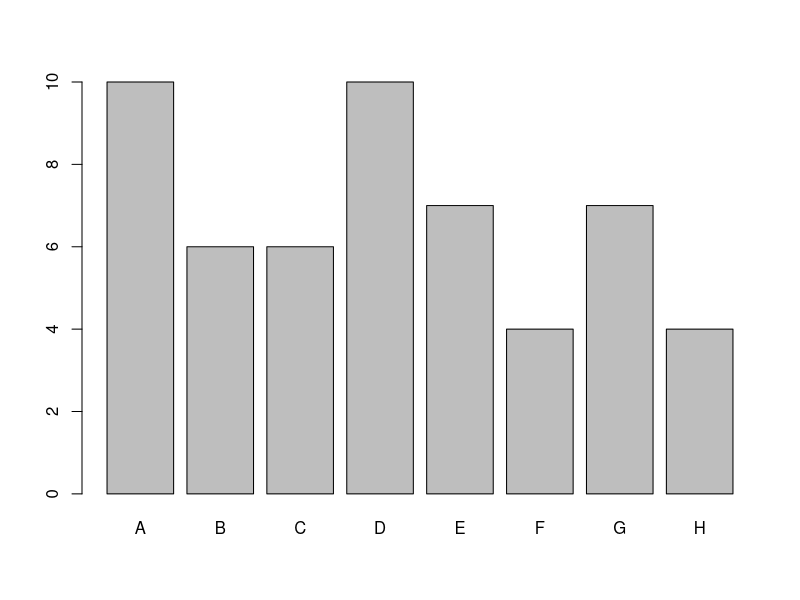
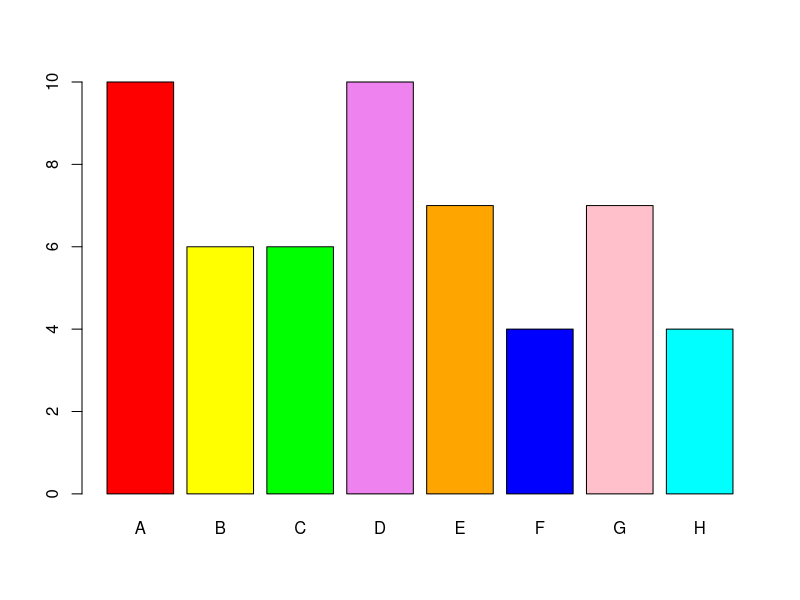
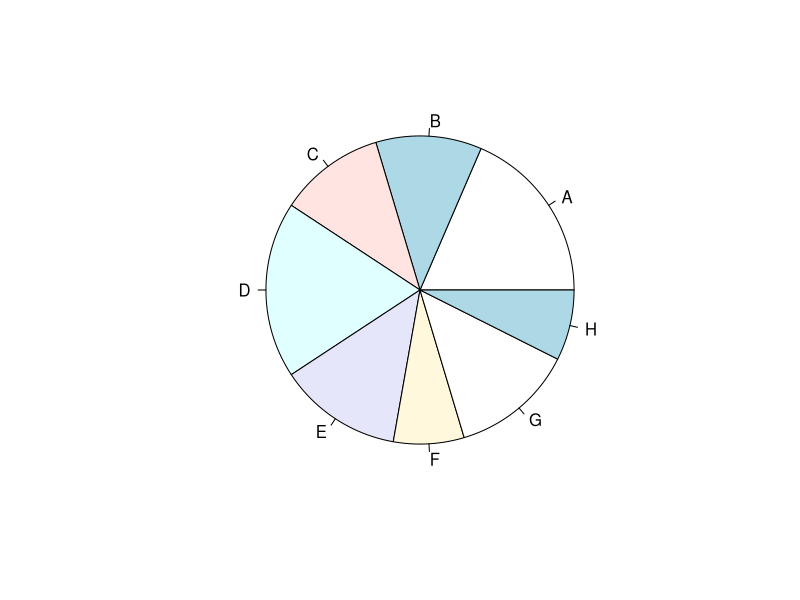
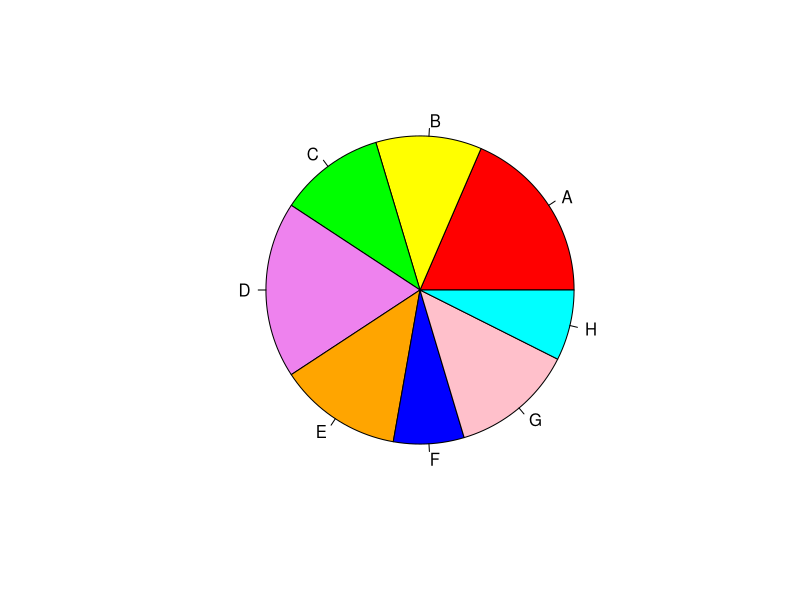
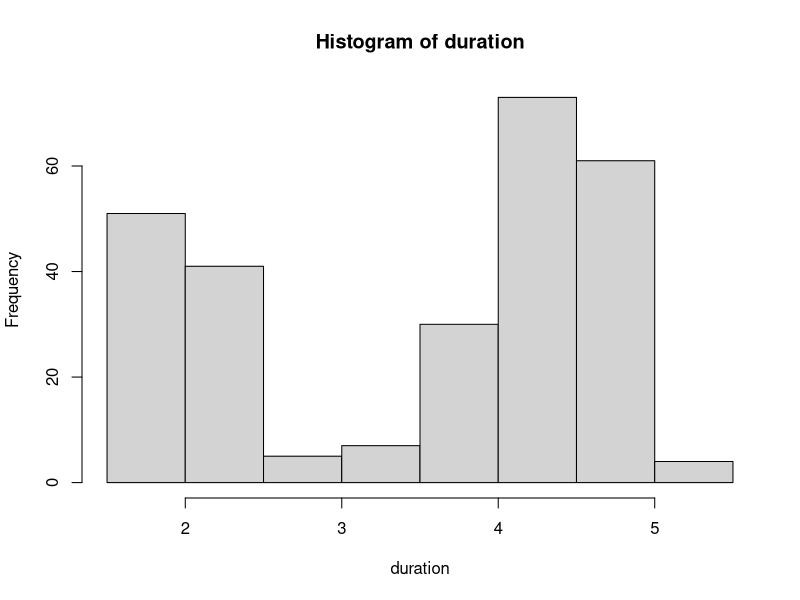
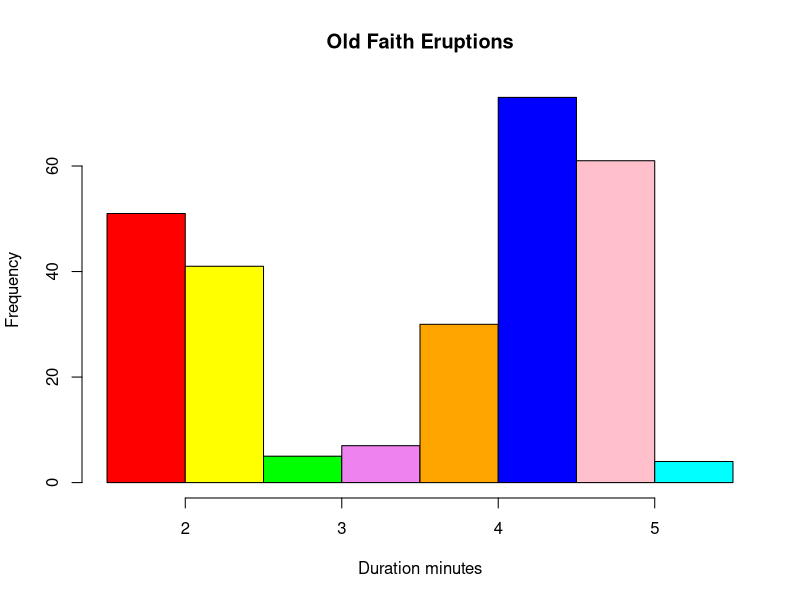
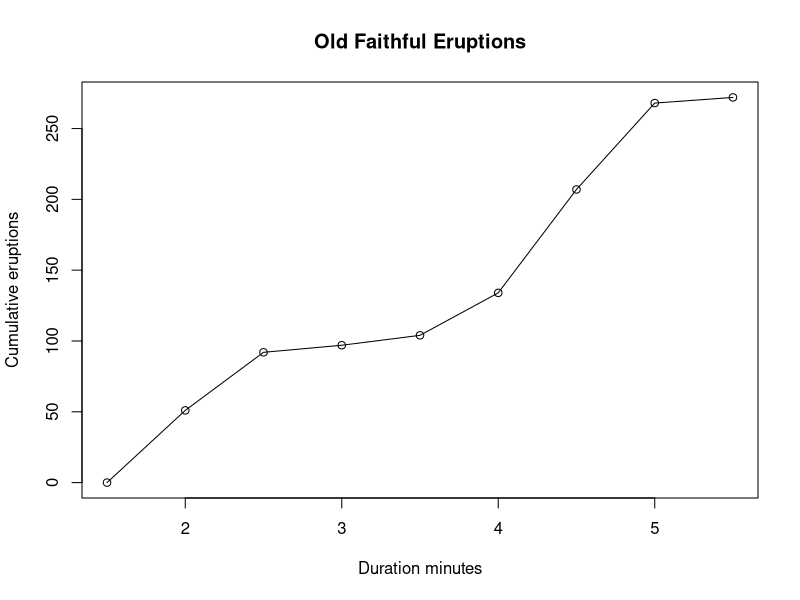
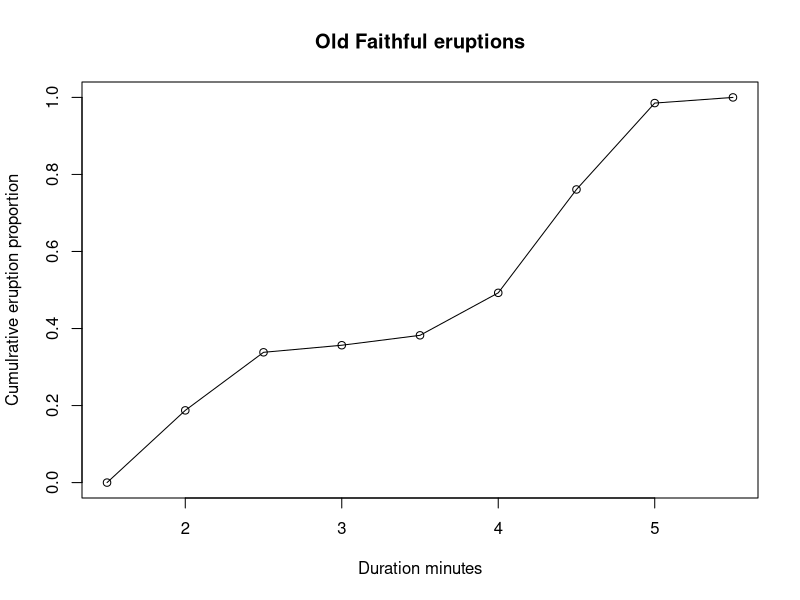

These figures' R source, in order:
library(MASS)
painters
head(painters)
?painters
painters$School
help(painters)
str(painters)

#Frequency dist. of Quali data
school <- painters$School
school.freq <- table(school) 
school.freq
#(Enhanced solution) 
cbind(school.freq)


#Relative Frequency Distribution of Qualitative Data
school.relfreq <- school.freq/nrow(painters) 
school.relfreq
old <- options(digits=1)
cbind(school.relfreq)
options(digits=2)
options(old)

#bar graph 
barplot(school.freq) 
#진전된 솔루션 
colors <- c("red","yellow" ,"green" ,"violet" ,"orange" ,"blue" ,"pink" ,"cyan")
barplot(school.freq, col=colors)


pie(school.freq)
#색상활용 
colors <- c("red","yellow" ,"green" ,"violet" ,"orange" ,"blue" ,"pink" ,"cyan")
pie(school.freq, col=colors) 





head(faithful) 
?faithful

duration <- faithful$eruptions
range(duration)
breaks <- seq(1.5, 5.5, by=0.5) 
breaks 
duration.cut <- cut(duration, breaks, right=FALSE)  #closed on the left open on the right
duration.freq <- table(duration.cut)  ; duration.freq
cbind(duration.freq)


hist(duration, right=FALSE)  # intervals closed on the left
hist(duration, right=FALSE, col=colors, main="Old Faith Eruptions", xlab="Duration minutes")


duration.freq
duration.relfreq <- duration.freq/nrow(faithful)
duration.relfreq
old <- options(digits=1)
duration.relfreq
cbind(duration.freq, duration.relfreq)
options(old)
?options

#the cumulative frequency distribution
duration.cumfreq <- cumsum(duration.freq) 
cbind(duration.cumfreq)




cumfreq0 <- c(0, cumsum(duration.freq))
plot(breaks, cumfreq0, main="Old Faithful Eruptions", xlab="Duration minutes", ylab="Cumulative eruptions") 
lines(breaks, cumfreq0)




#the cumulative Relative frequency
duration.cumrelfreq <- duration.cumfreq/nrow(faithful)
duration.cumrelfreq
old <- options(digits=2)
duration.cumrelfreq
options(old)
cbind(duration.cumfreq, duration.cumrelfreq)





#graph 
duration.cumrelfreq0 <- duration.cumfreq/nrow(faithful)
cumrelfreq0 <- c(0, duration.cumrelfreq)
plot(breaks, cumrelfreq0, main="Old Faithful eruptions", xlab="Duration minutes", ylab="Cumulrative eruption proportion")
lines(breaks, cumrelfreq0) 


#Fn <- ecdf(duration) 
#plot(Fn, "Old Faithful Eruptions", xlab="Duration minutes", ylab="Cumulrative eruption proportion")

#stem-and-leaf 
stem(duration) 

#scatter-plot
duration 
waiting <- faithful$waiting
head(cbind(duration, waiting))

plot(duration, waiting, xlab="Eruption duration", ylab="Time waited")

abline(lm(waiting~duration))

              
